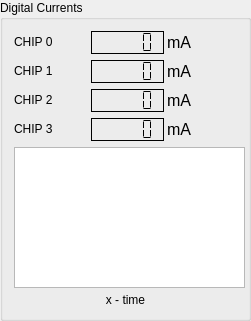
       <widget class="QGroupBox" name="groupBox_6">
        <property name="geometry">
         <rect>
          <x>280</x>
          <y>350</y>
          <width>251</width>
          <height>321</height>
         </rect>
        </property>
        <property name="minimumSize">
         <size>
          <width>251</width>
          <height>321</height>
         </size>
        </property>
        <property name="maximumSize">
         <size>
          <width>251</width>
          <height>321</height>
         </size>
        </property>
        <property name="title">
         <string>Digital Currents</string>
        </property>
        <layout class="QVBoxLayout" name="verticalLayout_6">
         <item>
          <layout class="QGridLayout" name="gridLayout_10">
           <item row="0" column="1">
            <widget class="QLCDNumber" name="lcdNumber_18">
             <property name="minimumSize">
              <size>
               <width>73</width>
               <height>23</height>
              </size>
             </property>
             <property name="maximumSize">
              <size>
               <width>73</width>
               <height>23</height>
              </size>
             </property>
             <property name="font">
              <font>
               <underline>false</underline>
              </font>
             </property>
             <property name="frameShape">
              <enum>QFrame::Box</enum>
             </property>
             <property name="frameShadow">
              <enum>QFrame::Plain</enum>
             </property>
             <property name="lineWidth">
              <number>1</number>
             </property>
             <property name="midLineWidth">
              <number>0</number>
             </property>
             <property name="smallDecimalPoint">
              <bool>false</bool>
             </property>
             <property name="segmentStyle">
              <enum>QLCDNumber::Flat</enum>
             </property>
            </widget>
           </item>
           <item row="3" column="1">
            <widget class="QLCDNumber" name="lcdNumber_19">
             <property name="minimumSize">
              <size>
               <width>73</width>
               <height>23</height>
              </size>
             </property>
             <property name="maximumSize">
              <size>
               <width>73</width>
               <height>23</height>
              </size>
             </property>
             <property name="font">
              <font>
               <underline>false</underline>
              </font>
             </property>
             <property name="frameShape">
              <enum>QFrame::Box</enum>
             </property>
             <property name="frameShadow">
              <enum>QFrame::Plain</enum>
             </property>
             <property name="lineWidth">
              <number>1</number>
             </property>
             <property name="midLineWidth">
              <number>0</number>
             </property>
             <property name="smallDecimalPoint">
              <bool>false</bool>
             </property>
             <property name="segmentStyle">
              <enum>QLCDNumber::Flat</enum>
             </property>
            </widget>
           </item>
           <item row="1" column="0">
            <widget class="QLabel" name="label_44">
             <property name="minimumSize">
              <size>
               <width>72</width>
               <height>23</height>
              </size>
             </property>
             <property name="maximumSize">
              <size>
               <width>72</width>
               <height>23</height>
              </size>
             </property>
             <property name="text">
              <string>&lt;html&gt;&lt;head/&gt;&lt;body&gt;&lt;p&gt;CHIP 1&lt;/p&gt;&lt;/body&gt;&lt;/html&gt;</string>
             </property>
            </widget>
           </item>
           <item row="3" column="0">
            <widget class="QLabel" name="label_45">
             <property name="minimumSize">
              <size>
               <width>72</width>
               <height>23</height>
              </size>
             </property>
             <property name="maximumSize">
              <size>
               <width>72</width>
               <height>23</height>
              </size>
             </property>
             <property name="text">
              <string>&lt;html&gt;&lt;head/&gt;&lt;body&gt;&lt;p&gt;CHIP 3&lt;/p&gt;&lt;/body&gt;&lt;/html&gt;</string>
             </property>
            </widget>
           </item>
           <item row="2" column="0">
            <widget class="QLabel" name="label_46">
             <property name="minimumSize">
              <size>
               <width>72</width>
               <height>23</height>
              </size>
             </property>
             <property name="maximumSize">
              <size>
               <width>72</width>
               <height>23</height>
              </size>
             </property>
             <property name="text">
              <string>&lt;html&gt;&lt;head/&gt;&lt;body&gt;&lt;p&gt;CHIP 2&lt;/p&gt;&lt;/body&gt;&lt;/html&gt;</string>
             </property>
            </widget>
           </item>
           <item row="2" column="1">
            <widget class="QLCDNumber" name="lcdNumber_20">
             <property name="minimumSize">
              <size>
               <width>73</width>
               <height>23</height>
              </size>
             </property>
             <property name="maximumSize">
              <size>
               <width>73</width>
               <height>23</height>
              </size>
             </property>
             <property name="font">
              <font>
               <underline>false</underline>
              </font>
             </property>
             <property name="frameShape">
              <enum>QFrame::Box</enum>
             </property>
             <property name="frameShadow">
              <enum>QFrame::Plain</enum>
             </property>
             <property name="lineWidth">
              <number>1</number>
             </property>
             <property name="midLineWidth">
              <number>0</number>
             </property>
             <property name="smallDecimalPoint">
              <bool>false</bool>
             </property>
             <property name="segmentStyle">
              <enum>QLCDNumber::Flat</enum>
             </property>
            </widget>
           </item>
           <item row="1" column="1">
            <widget class="QLCDNumber" name="lcdNumber_21">
             <property name="minimumSize">
              <size>
               <width>73</width>
               <height>23</height>
              </size>
             </property>
             <property name="maximumSize">
              <size>
               <width>73</width>
               <height>23</height>
              </size>
             </property>
             <property name="font">
              <font>
               <underline>false</underline>
              </font>
             </property>
             <property name="frameShape">
              <enum>QFrame::Box</enum>
             </property>
             <property name="frameShadow">
              <enum>QFrame::Plain</enum>
             </property>
             <property name="lineWidth">
              <number>1</number>
             </property>
             <property name="midLineWidth">
              <number>0</number>
             </property>
             <property name="smallDecimalPoint">
              <bool>false</bool>
             </property>
             <property name="segmentStyle">
              <enum>QLCDNumber::Flat</enum>
             </property>
            </widget>
           </item>
           <item row="2" column="2">
            <widget class="QLabel" name="label_47">
             <property name="minimumSize">
              <size>
               <width>72</width>
               <height>23</height>
              </size>
             </property>
             <property name="maximumSize">
              <size>
               <width>72</width>
               <height>23</height>
              </size>
             </property>
             <property name="text">
              <string>&lt;html&gt;&lt;head/&gt;&lt;body&gt;&lt;p&gt;&lt;span style=&quot; font-size:12pt;&quot;&gt;mA&lt;/span&gt;&lt;/p&gt;&lt;/body&gt;&lt;/html&gt;</string>
             </property>
            </widget>
           </item>
           <item row="0" column="2">
            <widget class="QLabel" name="label_48">
             <property name="minimumSize">
              <size>
               <width>72</width>
               <height>23</height>
              </size>
             </property>
             <property name="maximumSize">
              <size>
               <width>72</width>
               <height>23</height>
              </size>
             </property>
             <property name="text">
              <string>&lt;html&gt;&lt;head/&gt;&lt;body&gt;&lt;p&gt;&lt;span style=&quot; font-size:12pt;&quot;&gt;mA&lt;/span&gt;&lt;/p&gt;&lt;/body&gt;&lt;/html&gt;</string>
             </property>
            </widget>
           </item>
           <item row="1" column="2">
            <widget class="QLabel" name="label_49">
             <property name="minimumSize">
              <size>
               <width>72</width>
               <height>23</height>
              </size>
             </property>
             <property name="maximumSize">
              <size>
               <width>72</width>
               <height>23</height>
              </size>
             </property>
             <property name="text">
              <string>&lt;html&gt;&lt;head/&gt;&lt;body&gt;&lt;p&gt;&lt;span style=&quot; font-size:12pt;&quot;&gt;mA&lt;/span&gt;&lt;/p&gt;&lt;/body&gt;&lt;/html&gt;</string>
             </property>
            </widget>
           </item>
           <item row="3" column="2">
            <widget class="QLabel" name="label_50">
             <property name="minimumSize">
              <size>
               <width>72</width>
               <height>23</height>
              </size>
             </property>
             <property name="maximumSize">
              <size>
               <width>72</width>
               <height>23</height>
              </size>
             </property>
             <property name="text">
              <string>&lt;html&gt;&lt;head/&gt;&lt;body&gt;&lt;p&gt;&lt;span style=&quot; font-size:12pt;&quot;&gt;mA&lt;/span&gt;&lt;/p&gt;&lt;/body&gt;&lt;/html&gt;</string>
             </property>
            </widget>
           </item>
           <item row="0" column="0">
            <widget class="QLabel" name="label_51">
             <property name="minimumSize">
              <size>
               <width>72</width>
               <height>23</height>
              </size>
             </property>
             <property name="maximumSize">
              <size>
               <width>72</width>
               <height>23</height>
              </size>
             </property>
             <property name="text">
              <string>&lt;html&gt;&lt;head/&gt;&lt;body&gt;&lt;p&gt;CHIP 0&lt;/p&gt;&lt;/body&gt;&lt;/html&gt;</string>
             </property>
            </widget>
           </item>
          </layout>
         </item>
         <item>
          <widget class="PlotWidget" name="graphicsView_6">
           <property name="minimumSize">
            <size>
             <width>231</width>
             <height>141</height>
            </size>
           </property>
           <property name="maximumSize">
            <size>
             <width>231</width>
             <height>141</height>
            </size>
           </property>
          </widget>
         </item>
         <item>
          <widget class="QLabel" name="label_52">
           <property name="text">
            <string>&lt;html&gt;&lt;head/&gt;&lt;body&gt;&lt;p align=&quot;center&quot;&gt;x - time&lt;/p&gt;&lt;/body&gt;&lt;/html&gt;</string>
           </property>
          </widget>
         </item>
        </layout>
       </widget>
